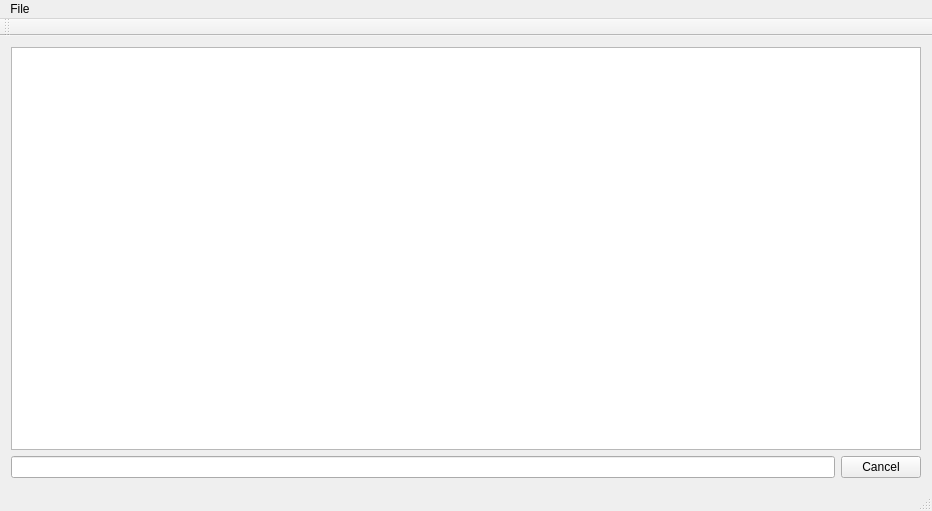
<?xml version="1.0" encoding="UTF-8"?>
<ui version="4.0">
 <class>LoggerManagerClass</class>
 <widget class="QMainWindow" name="LoggerManagerClass">
  <property name="geometry">
   <rect>
    <x>0</x>
    <y>0</y>
    <width>932</width>
    <height>511</height>
   </rect>
  </property>
  <property name="windowTitle">
   <string>LoggerManager</string>
  </property>
  <widget class="QWidget" name="centralWidget">
   <layout class="QGridLayout" name="gridLayout_2">
    <item row="0" column="0">
     <layout class="QGridLayout" name="gridLayout">
      <item row="1" column="1">
       <widget class="QPushButton" name="searchCancelButton">
        <property name="text">
         <string>Cancel</string>
        </property>
       </widget>
      </item>
      <item row="0" column="0" colspan="2">
       <widget class="QTableView" name="tableView"/>
      </item>
      <item row="1" column="0">
       <widget class="QLineEdit" name="searchLine"/>
      </item>
     </layout>
    </item>
   </layout>
  </widget>
  <widget class="QMenuBar" name="menuBar">
   <property name="geometry">
    <rect>
     <x>0</x>
     <y>0</y>
     <width>932</width>
     <height>26</height>
    </rect>
   </property>
   <widget class="QMenu" name="menuFile">
    <property name="title">
     <string>File</string>
    </property>
    <addaction name="actionOpen"/>
    <addaction name="actionClose"/>
    <addaction name="actionExit"/>
   </widget>
   <addaction name="menuFile"/>
  </widget>
  <widget class="QToolBar" name="mainToolBar">
   <attribute name="toolBarArea">
    <enum>TopToolBarArea</enum>
   </attribute>
   <attribute name="toolBarBreak">
    <bool>false</bool>
   </attribute>
  </widget>
  <widget class="QStatusBar" name="statusBar"/>
  <action name="actionOpen">
   <property name="text">
    <string>Open</string>
   </property>
  </action>
  <action name="actionClose">
   <property name="text">
    <string>Close</string>
   </property>
  </action>
  <action name="actionExit">
   <property name="text">
    <string>Exit</string>
   </property>
  </action>
 </widget>
 <layoutdefault spacing="6" margin="11"/>
 <resources>
  <include location="LoggerManager.qrc"/>
 </resources>
 <connections/>
</ui>
